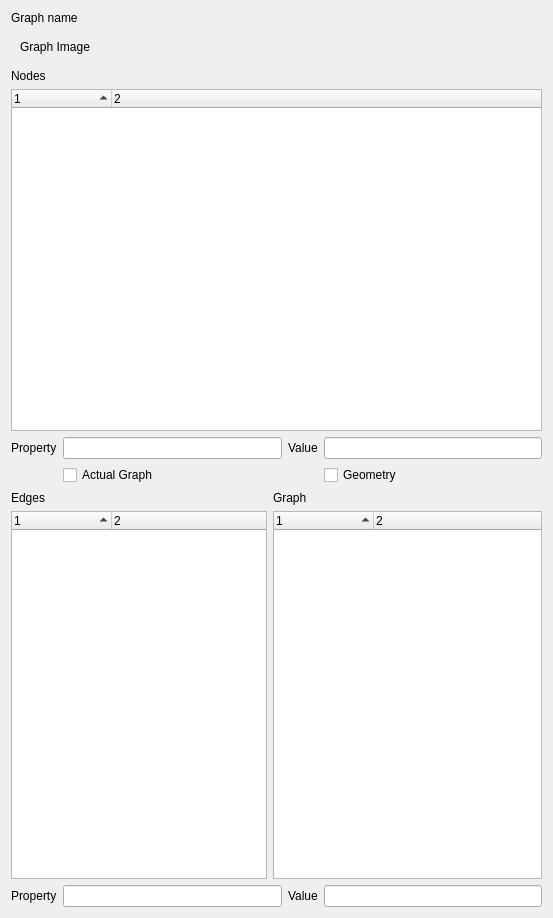
<?xml version="1.0" encoding="UTF-8"?>
<ui version="4.0">
 <class>GraphExplorer</class>
 <widget class="QWidget" name="GraphExplorer">
  <property name="geometry">
   <rect>
    <x>0</x>
    <y>0</y>
    <width>553</width>
    <height>918</height>
   </rect>
  </property>
  <property name="windowTitle">
   <string>Graph Explorer</string>
  </property>
  <layout class="QVBoxLayout" name="verticalLayout">
   <item>
    <layout class="QVBoxLayout" name="graphNameLayout">
     <item>
      <widget class="QLabel" name="graphName">
       <property name="text">
        <string>Graph name</string>
       </property>
      </widget>
     </item>
    </layout>
   </item>
   <item>
    <layout class="QVBoxLayout" name="graphVizLayout">
     <item>
      <widget class="QWidget" name="graphVizWidget" native="true">
       <layout class="QVBoxLayout" name="verticalLayout_2">
        <item>
         <widget class="QLabel" name="graphImage">
          <property name="text">
           <string>Graph Image</string>
          </property>
         </widget>
        </item>
       </layout>
      </widget>
     </item>
    </layout>
   </item>
   <item>
    <layout class="QGridLayout" name="gridLayout">
     <item row="2" column="1">
      <widget class="QLineEdit" name="nodesFilterProperty"/>
     </item>
     <item row="0" column="0">
      <widget class="QLabel" name="label_2">
       <property name="text">
        <string>Nodes</string>
       </property>
      </widget>
     </item>
     <item row="2" column="2">
      <widget class="QLabel" name="label_5">
       <property name="text">
        <string>Value</string>
       </property>
      </widget>
     </item>
     <item row="2" column="3">
      <widget class="QLineEdit" name="nodesFilterValue"/>
     </item>
     <item row="2" column="0">
      <widget class="QLabel" name="label_3">
       <property name="text">
        <string>Property</string>
       </property>
      </widget>
     </item>
     <item row="1" column="0" colspan="4">
      <widget class="QTreeWidget" name="nodesTree">
       <property name="sortingEnabled">
        <bool>true</bool>
       </property>
       <property name="columnCount">
        <number>2</number>
       </property>
       <column>
        <property name="text">
         <string notr="true">1</string>
        </property>
       </column>
       <column>
        <property name="text">
         <string notr="true">2</string>
        </property>
       </column>
      </widget>
     </item>
     <item row="3" column="3">
      <widget class="QCheckBox" name="isGeometry">
       <property name="text">
        <string>Geometry</string>
       </property>
      </widget>
     </item>
     <item row="3" column="1">
      <widget class="QCheckBox" name="isActual">
       <property name="text">
        <string>Actual Graph</string>
       </property>
      </widget>
     </item>
    </layout>
   </item>
   <item>
    <layout class="QGridLayout" name="gridLayout_2">
     <item row="1" column="0" colspan="4">
      <widget class="QTreeWidget" name="edgesTree">
       <property name="sortingEnabled">
        <bool>true</bool>
       </property>
       <property name="wordWrap">
        <bool>true</bool>
       </property>
       <property name="columnCount">
        <number>2</number>
       </property>
       <column>
        <property name="text">
         <string notr="true">1</string>
        </property>
       </column>
       <column>
        <property name="text">
         <string notr="true">2</string>
        </property>
       </column>
      </widget>
     </item>
     <item row="0" column="4">
      <widget class="QLabel" name="label_7">
       <property name="text">
        <string>Graph</string>
       </property>
      </widget>
     </item>
     <item row="0" column="0">
      <widget class="QLabel" name="label">
       <property name="text">
        <string>Edges</string>
       </property>
      </widget>
     </item>
     <item row="1" column="4">
      <widget class="QTreeWidget" name="graphTree">
       <property name="editTriggers">
        <set>QAbstractItemView::AllEditTriggers</set>
       </property>
       <property name="sortingEnabled">
        <bool>true</bool>
       </property>
       <property name="wordWrap">
        <bool>true</bool>
       </property>
       <property name="columnCount">
        <number>2</number>
       </property>
       <column>
        <property name="text">
         <string notr="true">1</string>
        </property>
       </column>
       <column>
        <property name="text">
         <string notr="true">2</string>
        </property>
       </column>
      </widget>
     </item>
     <item row="3" column="0" colspan="5">
      <layout class="QGridLayout" name="gridLayout_3">
       <item row="0" column="3">
        <widget class="QLineEdit" name="edgesFilterValue"/>
       </item>
       <item row="0" column="2">
        <widget class="QLabel" name="label_6">
         <property name="text">
          <string>Value</string>
         </property>
        </widget>
       </item>
       <item row="0" column="0">
        <widget class="QLabel" name="label_4">
         <property name="text">
          <string>Property</string>
         </property>
        </widget>
       </item>
       <item row="0" column="1">
        <widget class="QLineEdit" name="edgesFilterProperty"/>
       </item>
      </layout>
     </item>
    </layout>
   </item>
  </layout>
 </widget>
 <resources/>
 <connections/>
</ui>
